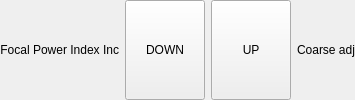
      <widget class="caFrame" name="Coarse_Adj">
       <layout class="QHBoxLayout" name="horizontalLayout_7" stretch="2,1,1,2">
        <property name="margin">
         <number>0</number>
        </property>
        <item>
         <widget class="caLabel" name="calabel_29">
          <property name="text">
           <string>Focal Power Index Inc</string>
          </property>
          <property name="scaledContents">
           <bool>true</bool>
          </property>
          <property name="alignment">
           <set>Qt::AlignRight|Qt::AlignTrailing|Qt::AlignVCenter</set>
          </property>
          <property name="fontScaleMode">
           <enum>ESimpleLabel::WidthAndHeight</enum>
          </property>
         </widget>
        </item>
        <item>
         <widget class="caMessageButton" name="camessagebutton">
          <property name="sizePolicy">
           <sizepolicy hsizetype="Preferred" vsizetype="Preferred">
            <horstretch>0</horstretch>
            <verstretch>0</verstretch>
           </sizepolicy>
          </property>
          <property name="text">
           <string>DOWN</string>
          </property>
          <property name="channel" stdset="0">
           <string notr="true">$(P)$(CRL):coarse:fSize_twk_dn.PROC</string>
          </property>
          <property name="background">
           <color>
            <red>115</red>
            <green>223</green>
            <blue>255</blue>
           </color>
          </property>
          <property name="pressMessage">
           <string notr="true">1</string>
          </property>
         </widget>
        </item>
        <item>
         <widget class="caMessageButton" name="camessagebutton_2">
          <property name="sizePolicy">
           <sizepolicy hsizetype="Preferred" vsizetype="Preferred">
            <horstretch>0</horstretch>
            <verstretch>0</verstretch>
           </sizepolicy>
          </property>
          <property name="text">
           <string> UP </string>
          </property>
          <property name="channel" stdset="0">
           <string notr="true">$(P)$(CRL):coarse:fSize_twk_up.PROC</string>
          </property>
          <property name="background">
           <color>
            <red>115</red>
            <green>223</green>
            <blue>255</blue>
           </color>
          </property>
          <property name="pressMessage">
           <string notr="true">1</string>
          </property>
         </widget>
        </item>
        <item>
         <widget class="caFrame" name="caframe_2">
          <layout class="QVBoxLayout" name="verticalLayout_4">
           <property name="spacing">
            <number>0</number>
           </property>
           <property name="margin">
            <number>0</number>
           </property>
           <item>
            <widget class="caLabel" name="calabel_30">
             <property name="text">
              <string>Coarse adj</string>
             </property>
             <property name="scaledContents">
              <bool>true</bool>
             </property>
             <property name="alignment">
              <set>Qt::AlignLeading|Qt::AlignLeft|Qt::AlignVCenter</set>
             </property>
             <property name="fontScaleMode">
              <enum>ESimpleLabel::WidthAndHeight</enum>
             </property>
             <property name="visibility">
              <enum>caLabel::Calc</enum>
             </property>
             <property name="visibilityCalc">
              <string notr="true">A&gt;0</string>
             </property>
             <property name="channel" stdset="0">
              <string notr="true">$(P)$(CRL):sysType_RBV_long</string>
             </property>
            </widget>
           </item>
          </layout>
         </widget>
        </item>
       </layout>
      </widget>
